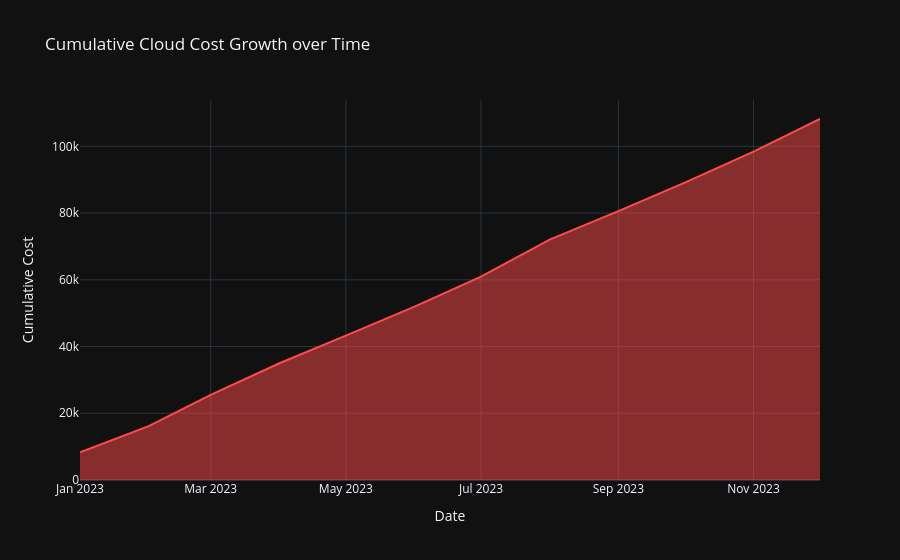

The code cell stored with this chart in its notebook:
### Markdown cell above
### 3.2 Cumulative Cloud Spend Growth

### Code cell
df_sorted = df.sort_values('Date')
monthly_sum = df_sorted.groupby('Month')['Monthly Cost'].sum().reset_index()
monthly_sum['Cumulative Cost'] = monthly_sum['Monthly Cost'].cumsum()
monthly_sum['Date'] = pd.to_datetime(monthly_sum['Month'] + '-01')

fig_cum = px.area(monthly_sum, x='Date', y='Cumulative Cost', 
                  title='Cumulative Cloud Cost Growth over Time',
                  color_discrete_sequence=['#ff4b4b'])
fig_cum.update_layout(template='plotly_dark')
fig_cum.show()

### Figure 1 — Plotly figure (JSON) as saved in the notebook; plotly's stock layout.template omitted (floating-point values rounded to 4 significant figures)
{"data": [{"fillpattern": {"shape": ""}, "hovertemplate": "Date=%{x}<br>Cumulative Cost=%{y}<extra></extra>", "legendgroup": "", "line": {"color": "#ff4b4b"}, "marker": {"symbol": "circle"}, "mode": "lines", "name": "", "orientation": "v", "showlegend": false, "stackgroup": "1", "type": "scatter", "x": ["2023-01-01T00:00:00.000000000", "2023-02-01T00:00:00.000000000", "2023-03-01T00:00:00.000000000", "2023-04-01T00:00:00.000000000", "2023-05-01T00:00:00.000000000", "2023-06-01T00:00:00.000000000", "2023-07-01T00:00:00.000000000", "2023-08-01T00:00:00.000000000", "2023-09-01T00:00:00.000000000", "2023-10-01T00:00:00.000000000", "2023-11-01T00:00:00.000000000", "2023-12-01T00:00:00.000000000"], "xaxis": "x", "y": [8288.0, 16140.0, 25520.0, 34980.0, 43260.0, 51960.0, 60930.0, 72030.0, 80590.0, 89140.0, 98400.0, 108200.0], "yaxis": "y"}], "layout": {"legend": {"tracegroupgap": 0}, "title": {"text": "Cumulative Cloud Cost Growth over Time"}, "xaxis": {"anchor": "y", "domain": [0, 1], "title": {"text": "Date"}}, "yaxis": {"anchor": "x", "domain": [0, 1], "title": {"text": "Cumulative Cost"}}}}
